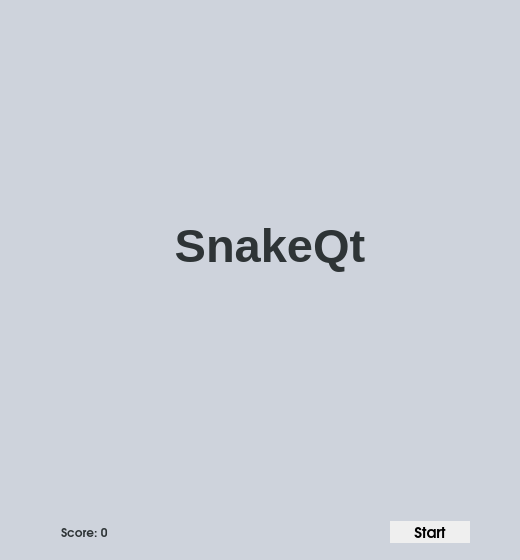
<?xml version="1.0" encoding="UTF-8"?>
<ui version="4.0">
 <class>MainWindow</class>
 <widget class="QMainWindow" name="MainWindow">
  <property name="geometry">
   <rect>
    <x>0</x>
    <y>0</y>
    <width>520</width>
    <height>560</height>
   </rect>
  </property>
  <property name="sizePolicy">
   <sizepolicy hsizetype="Fixed" vsizetype="Fixed">
    <horstretch>0</horstretch>
    <verstretch>0</verstretch>
   </sizepolicy>
  </property>
  <property name="minimumSize">
   <size>
    <width>520</width>
    <height>560</height>
   </size>
  </property>
  <property name="maximumSize">
   <size>
    <width>520</width>
    <height>560</height>
   </size>
  </property>
  <property name="palette">
   <palette>
    <active>
     <colorrole role="Base">
      <brush brushstyle="SolidPattern">
       <color alpha="255">
        <red>255</red>
        <green>255</green>
        <blue>255</blue>
       </color>
      </brush>
     </colorrole>
     <colorrole role="Window">
      <brush brushstyle="SolidPattern">
       <color alpha="255">
        <red>206</red>
        <green>211</green>
        <blue>220</blue>
       </color>
      </brush>
     </colorrole>
     <colorrole role="Shadow">
      <brush brushstyle="SolidPattern">
       <color alpha="255">
        <red>25</red>
        <green>26</green>
        <blue>32</blue>
       </color>
      </brush>
     </colorrole>
    </active>
    <inactive>
     <colorrole role="Base">
      <brush brushstyle="SolidPattern">
       <color alpha="255">
        <red>255</red>
        <green>255</green>
        <blue>255</blue>
       </color>
      </brush>
     </colorrole>
     <colorrole role="Window">
      <brush brushstyle="SolidPattern">
       <color alpha="255">
        <red>206</red>
        <green>211</green>
        <blue>220</blue>
       </color>
      </brush>
     </colorrole>
     <colorrole role="Shadow">
      <brush brushstyle="SolidPattern">
       <color alpha="255">
        <red>25</red>
        <green>26</green>
        <blue>32</blue>
       </color>
      </brush>
     </colorrole>
    </inactive>
    <disabled>
     <colorrole role="Base">
      <brush brushstyle="SolidPattern">
       <color alpha="255">
        <red>206</red>
        <green>211</green>
        <blue>220</blue>
       </color>
      </brush>
     </colorrole>
     <colorrole role="Window">
      <brush brushstyle="SolidPattern">
       <color alpha="255">
        <red>206</red>
        <green>211</green>
        <blue>220</blue>
       </color>
      </brush>
     </colorrole>
     <colorrole role="Shadow">
      <brush brushstyle="SolidPattern">
       <color alpha="255">
        <red>25</red>
        <green>26</green>
        <blue>32</blue>
       </color>
      </brush>
     </colorrole>
    </disabled>
   </palette>
  </property>
  <property name="windowTitle">
   <string>MainWindow</string>
  </property>
  <widget class="QWidget" name="centralWidget">
   <property name="sizePolicy">
    <sizepolicy hsizetype="Fixed" vsizetype="MinimumExpanding">
     <horstretch>0</horstretch>
     <verstretch>0</verstretch>
    </sizepolicy>
   </property>
   <property name="minimumSize">
    <size>
     <width>500</width>
     <height>500</height>
    </size>
   </property>
   <property name="maximumSize">
    <size>
     <width>540</width>
     <height>580</height>
    </size>
   </property>
   <widget class="QWidget" name="widget" native="true">
    <property name="geometry">
     <rect>
      <x>20</x>
      <y>20</y>
      <width>500</width>
      <height>500</height>
     </rect>
    </property>
    <property name="sizePolicy">
     <sizepolicy hsizetype="Fixed" vsizetype="Fixed">
      <horstretch>0</horstretch>
      <verstretch>0</verstretch>
     </sizepolicy>
    </property>
    <property name="minimumSize">
     <size>
      <width>500</width>
      <height>500</height>
     </size>
    </property>
    <property name="maximumSize">
     <size>
      <width>500</width>
      <height>500</height>
     </size>
    </property>
    <property name="autoFillBackground">
     <bool>false</bool>
    </property>
    <property name="styleSheet">
     <string notr="true"/>
    </property>
    <widget class="QLabel" name="label">
     <property name="geometry">
      <rect>
       <x>0</x>
       <y>170</y>
       <width>500</width>
       <height>111</height>
      </rect>
     </property>
     <property name="font">
      <font>
       <pointsize>35</pointsize>
       <weight>75</weight>
       <bold>true</bold>
       <underline>false</underline>
       <strikeout>false</strikeout>
      </font>
     </property>
     <property name="styleSheet">
      <string notr="true">color: rgb(46, 52, 54);</string>
     </property>
     <property name="text">
      <string>SnakeQt</string>
     </property>
     <property name="scaledContents">
      <bool>true</bool>
     </property>
     <property name="alignment">
      <set>Qt::AlignCenter</set>
     </property>
    </widget>
   </widget>
   <widget class="QWidget" name="layoutWidget">
    <property name="geometry">
     <rect>
      <x>50</x>
      <y>510</y>
      <width>431</width>
      <height>44</height>
     </rect>
    </property>
    <layout class="QHBoxLayout" name="horizontalLayout">
     <item>
      <widget class="QLabel" name="scoreLabel">
       <property name="font">
        <font>
         <family>URW Gothic L</family>
         <weight>75</weight>
         <bold>true</bold>
        </font>
       </property>
       <property name="styleSheet">
        <string notr="true">color: rgb(46, 52, 54);</string>
       </property>
       <property name="text">
        <string>Score: 0</string>
       </property>
      </widget>
     </item>
     <item>
      <spacer name="horizontalSpacer">
       <property name="orientation">
        <enum>Qt::Horizontal</enum>
       </property>
       <property name="sizeHint" stdset="0">
        <size>
         <width>40</width>
         <height>20</height>
        </size>
       </property>
      </spacer>
     </item>
     <item>
      <widget class="QPushButton" name="startButton">
       <property name="font">
        <font>
         <family>URW Gothic L</family>
         <pointsize>11</pointsize>
         <weight>75</weight>
         <italic>false</italic>
         <bold>true</bold>
        </font>
       </property>
       <property name="focusPolicy">
        <enum>Qt::NoFocus</enum>
       </property>
       <property name="autoFillBackground">
        <bool>true</bool>
       </property>
       <property name="styleSheet">
        <string notr="true"/>
       </property>
       <property name="text">
        <string>Start</string>
       </property>
       <property name="autoDefault">
        <bool>true</bool>
       </property>
       <property name="default">
        <bool>false</bool>
       </property>
       <property name="flat">
        <bool>true</bool>
       </property>
      </widget>
     </item>
    </layout>
   </widget>
  </widget>
 </widget>
 <layoutdefault spacing="6" margin="11"/>
 <resources/>
 <connections/>
</ui>
